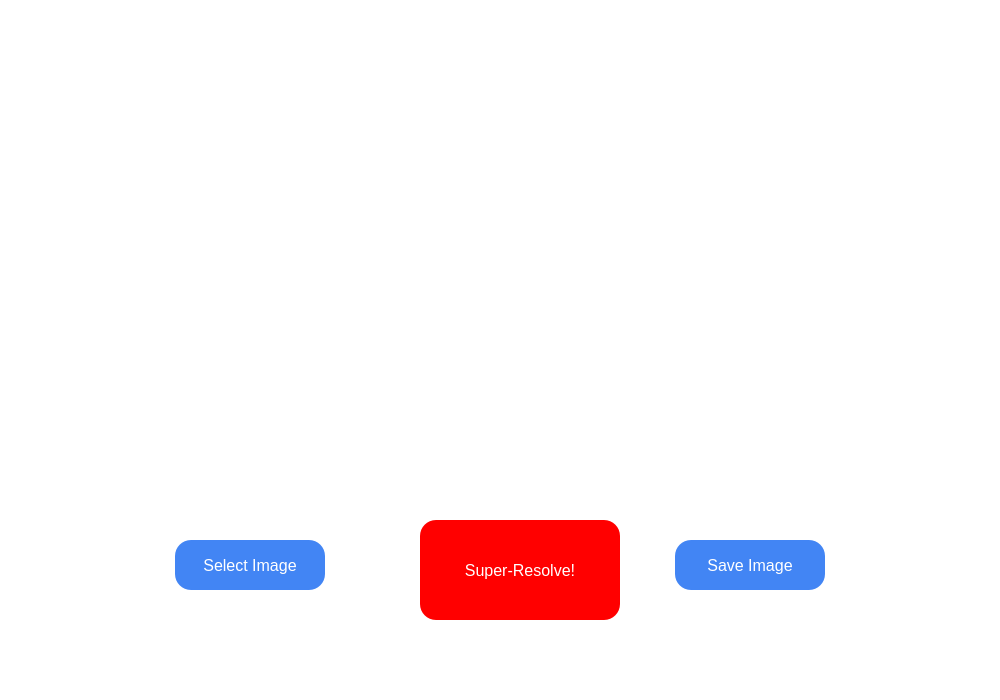
<?xml version="1.0" encoding="UTF-8"?>
<ui version="4.0">
 <class>MainWindow</class>
 <widget class="QMainWindow" name="MainWindow">
  <property name="geometry">
   <rect>
    <x>0</x>
    <y>0</y>
    <width>1000</width>
    <height>700</height>
   </rect>
  </property>
  <property name="windowTitle">
   <string>MainWindow</string>
  </property>
  <property name="styleSheet">
   <string notr="true">background-color: #FFFFFF;</string>
  </property>
  <widget class="QWidget" name="centralwidget">
   <widget class="QLabel" name="input_img">
    <property name="geometry">
     <rect>
      <x>0</x>
      <y>0</y>
      <width>500</width>
      <height>500</height>
     </rect>
    </property>
    <property name="text">
     <string/>
    </property>
   </widget>
   <widget class="QLabel" name="output_img">
    <property name="geometry">
     <rect>
      <x>500</x>
      <y>0</y>
      <width>500</width>
      <height>500</height>
     </rect>
    </property>
    <property name="text">
     <string/>
    </property>
   </widget>
   <widget class="QPushButton" name="select_image">
    <property name="geometry">
     <rect>
      <x>175</x>
      <y>540</y>
      <width>150</width>
      <height>50</height>
     </rect>
    </property>
    <property name="font">
     <font>
      <family>Ubuntu</family>
      <pointsize>12</pointsize>
     </font>
    </property>
    <property name="styleSheet">
     <string notr="true">border-width: 2px;
border-radius: 16px;
background-color: #4285f4;
color: #FFFFFF;</string>
    </property>
    <property name="text">
     <string>Select Image</string>
    </property>
   </widget>
   <widget class="QPushButton" name="save_image">
    <property name="geometry">
     <rect>
      <x>675</x>
      <y>540</y>
      <width>150</width>
      <height>50</height>
     </rect>
    </property>
    <property name="font">
     <font>
      <family>Ubuntu</family>
      <pointsize>12</pointsize>
     </font>
    </property>
    <property name="styleSheet">
     <string notr="true">border-width: 2px;
border-radius: 16px;
background-color: #4285f4;
color: #FFFFFF;</string>
    </property>
    <property name="text">
     <string>Save Image</string>
    </property>
   </widget>
   <widget class="QPushButton" name="super_resolve">
    <property name="geometry">
     <rect>
      <x>420</x>
      <y>520</y>
      <width>200</width>
      <height>100</height>
     </rect>
    </property>
    <property name="font">
     <font>
      <family>Ubuntu</family>
      <pointsize>12</pointsize>
     </font>
    </property>
    <property name="styleSheet">
     <string notr="true">border-width: 2px;
border-radius: 16px;
background-color: #FF0000;
color: #FFFFFF;</string>
    </property>
    <property name="text">
     <string>Super-Resolve!</string>
    </property>
   </widget>
  </widget>
  <widget class="QMenuBar" name="menubar">
   <property name="geometry">
    <rect>
     <x>0</x>
     <y>0</y>
     <width>1000</width>
     <height>26</height>
    </rect>
   </property>
  </widget>
  <widget class="QStatusBar" name="statusbar"/>
 </widget>
 <resources/>
 <connections/>
</ui>
